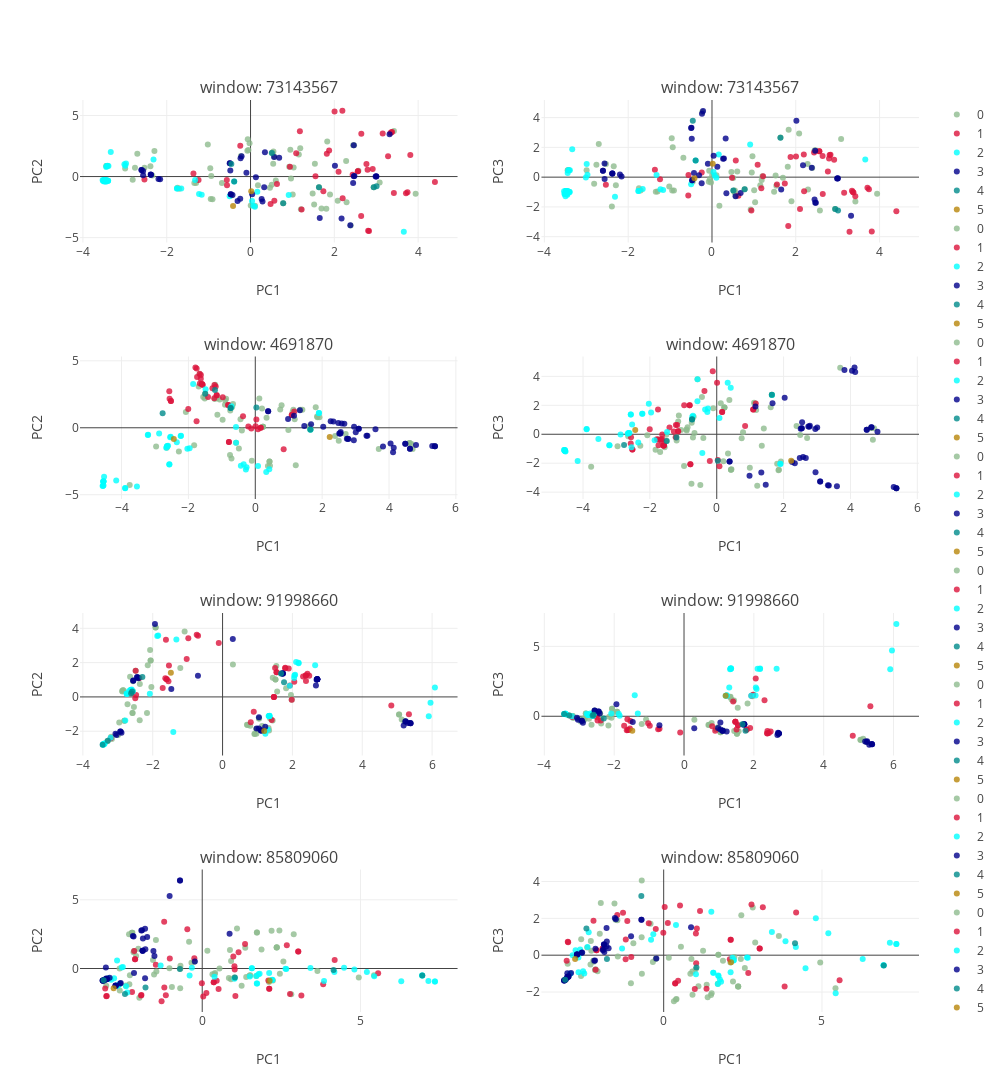

Write notebook code for a chart like this one.
### Code cell
## a look at local windows

windows_pick= 4
Chr= 1
Ncols= 2
height= 1500
width= 1000

windows_pick= np.random.choice(list(Windows[1].keys()),windows_pick,replace= False)
titles= ['window: ' + str(x) for x in windows_pick]
titles= np.repeat(titles,2)

fig_pca_subplots = tools.make_subplots(rows= int(len(titles) / float(Ncols)) + (len(titles) % Ncols > 0), cols=Ncols,
                         subplot_titles=tuple(titles))

n_plot= 1
for row in range(len(windows_pick)):
    pca_local= PCA(n_components=3, whiten=False,svd_solver='randomized')

    feats_local= pca_local.fit_transform(Windows[1][windows_pick[row]])
    
    for subp in range(2):

        coords= label_select

        for i in coords.keys():
            trace= go.Scatter(
            x = feats_local[coords[i],0],
            y = feats_local[coords[i],subp + 1],
            mode= "markers",
            name= str(i),
            marker= {
            'color': PCA_color_ref[i],
            'line': {'width': 0},
            'size': 6,
            'symbol': 'circle',
            "opacity": .8})
            
            fig_pca_subplots.append_trace(trace, row + 1, subp + 1)
        
        fig_pca_subplots['layout']['yaxis' + str(n_plot)].update(title='PC{}'.format(subp + 2))
        fig_pca_subplots['layout']['xaxis' + str(n_plot)].update(title='PC1')
        n_plot += 1

fig_pca_subplots['layout'].update(height= height,width= width)

iplot(fig_pca_subplots)
